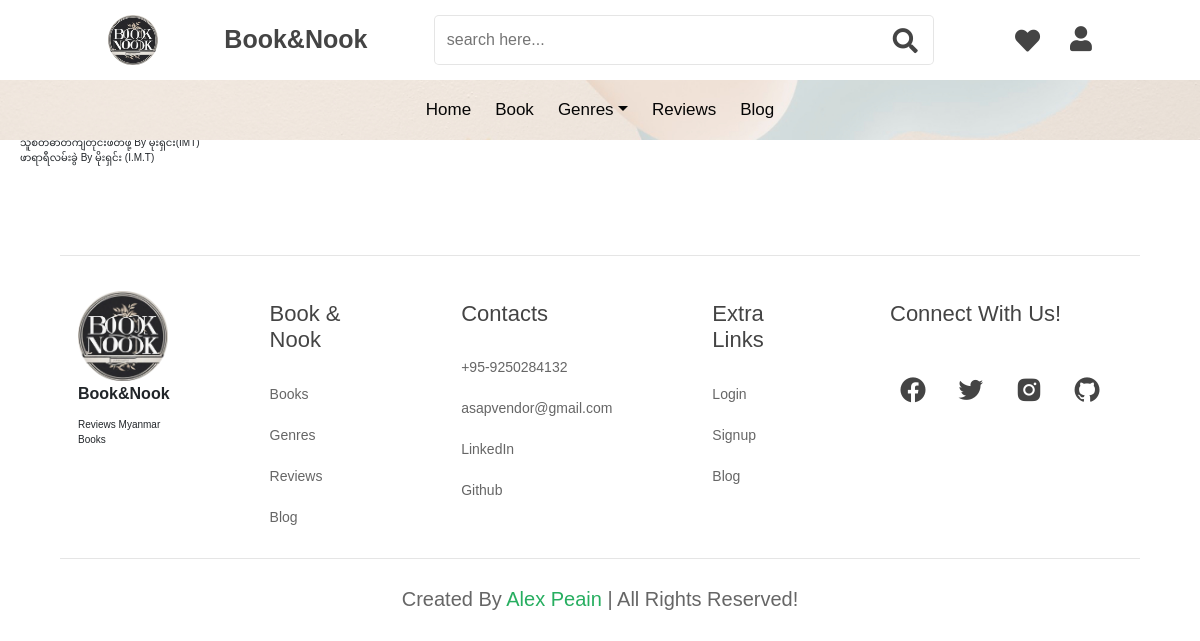
Page /books/genres/Biography/ on the committed database.
### books/models.py (models this page shows, shortened)
class Book(models.Model):
    Bid = models.UUIDField( primary_key=True,default=uuid.uuid4,editable=False)
    title = models.CharField(max_length=200)
    author = models.CharField(max_length=200)
    description = models.TextField(default='')
    cover = models.ImageField(upload_to=os.path.join('covers', ''),blank=True,null=True) #upload_to="covers/"
    genres = models.ManyToManyField(Genre,null=True)
    class Meta:
        indexes = [ # new
        models.Index(fields=["Bid"], name="id_index"),]

### books/views.py (the view)
# urls.py: path('genres/<str:genre_name>/', genre_list, name='genre_list'),
def genre_list(request, genre_name):
    genre = get_object_or_404(Genre, name=genre_name)
    books = Book.objects.filter(genres=genre)
    return render(request, 'books/genre_list.html', {'genre': genre, 'books': books})

### books/context_processors.py (called while the page is built)
def genres(request):
    all_genres = Genre.objects.all()
    return {'genres': all_genres}

### templates/books/genre_list.html (shortened to what this page needs)
{% extends "_base.html" %}
{% load static %}
{% block content %}
<h1>Book by Genres:{{genre.name}}</h1>
<ul>
    {% for book in books %}
        <li>{{ book.title }} by {{book.author}}</li>
        {% empty %}
        <li>No books found for this genre. </li>
    {% endfor %}
</ul>
{% endblock %}

### static/css/base.css (style rules this page uses)
:root { --green: #27ae60; --dark-color: #219150; --dark-green: #2a3d35; --black: #444; --light-color: #666; --border:.1rem solid rgba(0,0,0,.1); --border-hover:.1rem solid var(--black); --box-shadow:0 .5rem 1rem rgba(0,0,0,.1); --light-grey: #e9e5cd; }
* { font-family: 'Poppins',sans-serif; margin: 0;padding: 0; box-sizing: border-box; outline: none; border: none; text-decoration: none; text-transform: capitalize; transition: all .2s linear; transition: width none; }
html { font-size: 62.5%; overflow-x: hidden; scroll-padding-top: 5rem; scroll-behavior: smooth; }
body { padding-top: 100px; }
* { padding: 0; margin: 0; text-decoration: none; list-style: none; font-family: "Work Sans", sans-serif; }
body { height: 100%; width: 100%; background: #e3e6e4; }

### rows in the picture
Book: title "သူစိတ်ဓာတ်ကျတိုင်းဖတ်ဖို့", author "မိုးရှင်း(IMT)"
Book: title "ဖာရာရီလမ်းခွဲ", author "မိုးရှင်း (I.M.T)"
